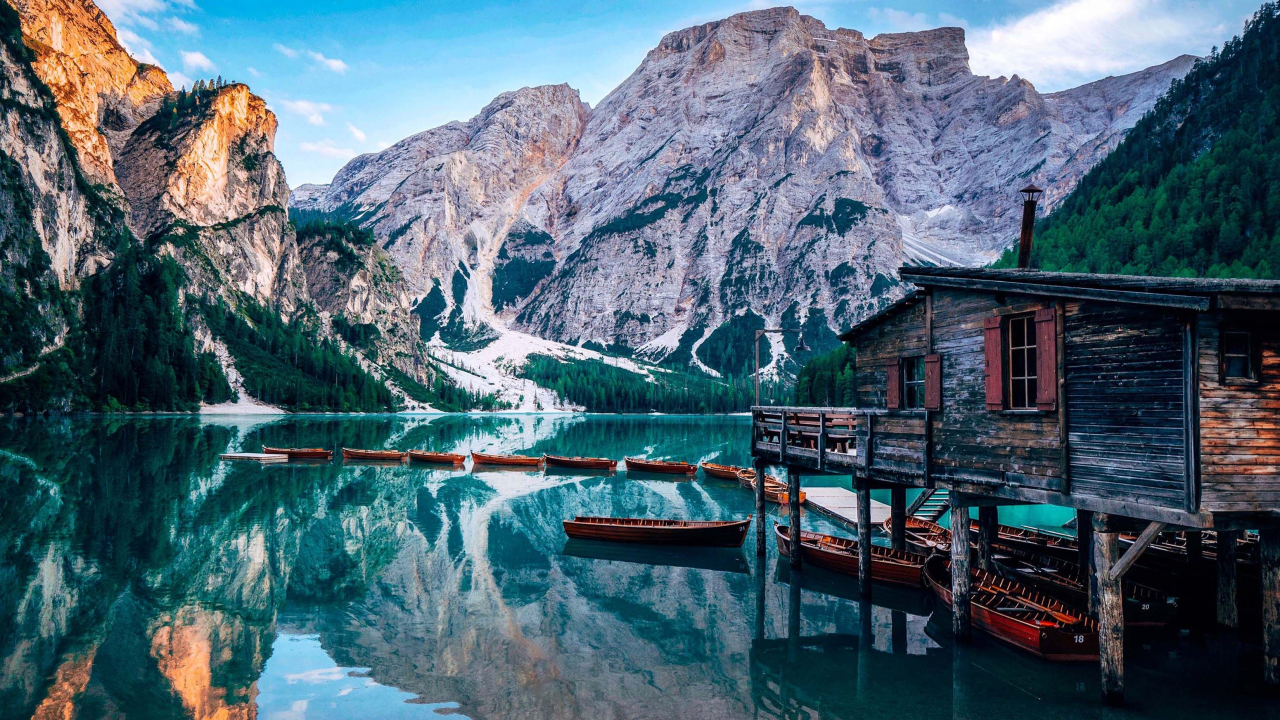
#> input picture images/4k.jpg, 3840 x 2160 px (shown at 1/3 size)
$ python seam_carving.py --input ../images/4k.jpg   (older library calls are emulated)
#> lines starting #> are read from the running program, lines starting #| are printed output that depends on the picture
import cv2
import numpy as np
import argparse
import random

def rgb_to_gray(rgb):
    return np.dot(rgb[..., :3], [0.2989, 0.5870, 0.1140])

def calc_img_energy(image):
    image = image.astype("float32")
    energy = np.absolute(cv2.Sobel(image, -1, 1, 0)) + np.absolute(cv2.Sobel(image, -1, 0, 1))
    energy_map = np.sum(energy, axis=2)
    return energy_map

# [181 lines left out: functions calc_seam_cost_forward, find_min_seam, find_index_seam, draw_seam, remove_seam, insert_seam and 7 more, not called in this run]

parser = argparse.ArgumentParser()
parser.add_argument("-i", "--input", type=str, default="D:\\Source\\seam-carving\\images\\clocks-fix.jpeg", help="Input image path")
parser.add_argument("-o", "--output", type=str, default="D:\\Source\\seam-carving\\images-out\\2.png", help="Output image path")
parser.add_argument("-l", "--location", type=int, default=80, help="Starting location for seam")

def main(args: argparse.Namespace):
    """Main function for testing seam calculation."""
    out_path = args.output
    img = cv2.imread(args.input, cv2.IMREAD_COLOR)
#> img is the input picture: shape (2160, 3840, 3); mean B, G, R 114.1, 100.5, 76.8

    a = calc_img_energy(img)
    a_r = cv2.resize(a, (160, 120), interpolation=cv2.INTER_AREA)
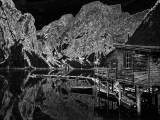
#> a_r: shape (120, 160) float32; min 0, max 1173.5, mean 276.8; drawn with min black and max white
    a_n = np.interp(a_r, (a_r.min(), a_r.max()), (0, 255))

    img = cv2.resize(img, (160, 120), interpolation=cv2.INTER_AREA)
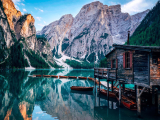
#> img: shape (120, 160, 3); mean B, G, R 114.1, 100.5, 76.8
    b = calc_img_energy(img)
#> in calc_img_energy (call 2), `energy = np.absolute(cv2.Sobel(image, -1, 1, 0)) + np.absolute(cv2.Sob..`:
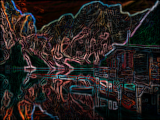
#> energy: shape (120, 160, 3) float32; mean B, G, R 154.8, 160.8, 190.3; drawn with min black and max white
#> in calc_img_energy (call 2), `energy_map = np.sum(energy, axis=2)`:
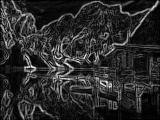
#> energy_map: shape (120, 160) float32; min 0, max 2946, mean 505.9; drawn with min black and max white
    b_n = np.interp(b, (b.min(), b.max()), (0, 255))

    cv2.imwrite(f"D:\\Source\\seam-carving\\images-out\\TEST1\\a.png", a)
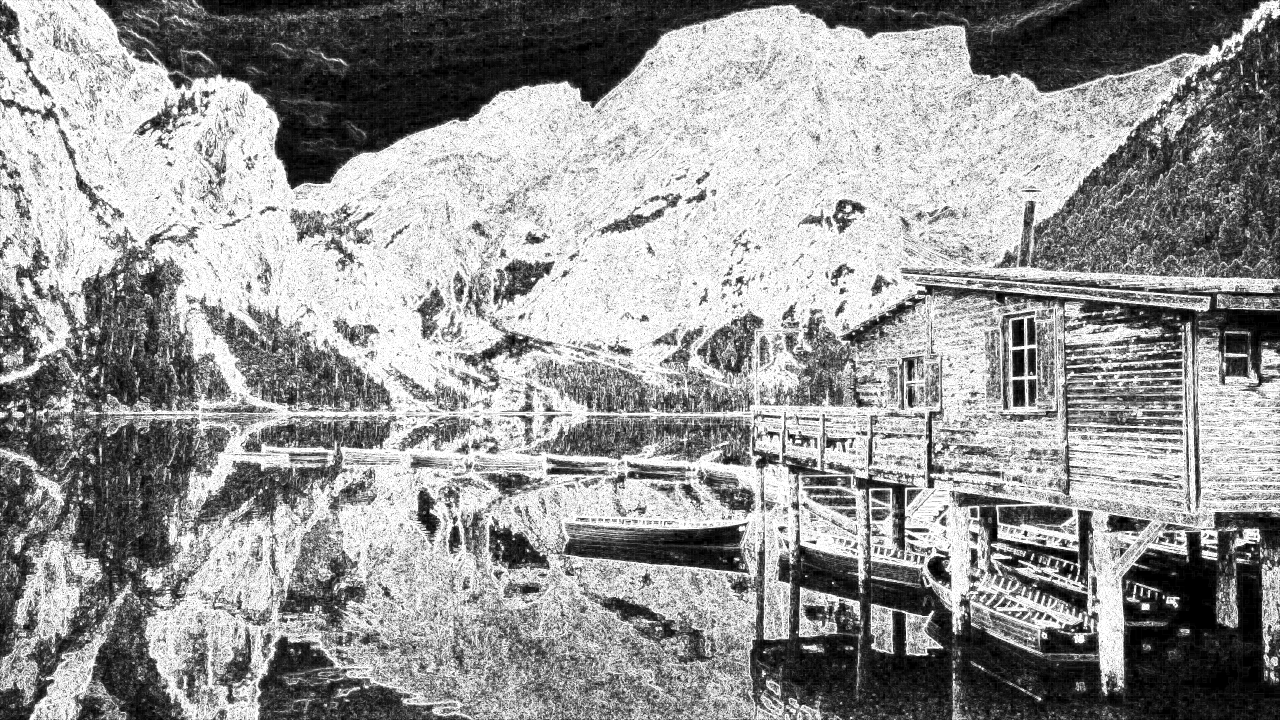
#> saved as a.png: shape (2160, 3840) (shown at 1/3 size); min 0, max 255, mean 151
    cv2.imwrite(f"D:\\Source\\seam-carving\\images-out\\TEST1\\ar.png", a_r)
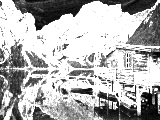
#> saved as ar.png: shape (120, 160); min 0, max 255, mean 177.8
    cv2.imwrite(f"D:\\Source\\seam-carving\\images-out\\TEST1\\b.png", b)
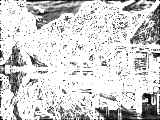
#> saved as b.png: shape (120, 160); min 0, max 255, mean 209.9
    cv2.imwrite(f"D:\\Source\\seam-carving\\images-out\\TEST1\\an.png", a_n)
    cv2.imwrite(f"D:\\Source\\seam-carving\\images-out\\TEST1\\bn.png", b_n)

    return

    # [8 lines of commented-out code are left out]

    start_seam_locations = get_random_starting_points(160, 30, 123)
    print(f"{start_seam_locations=}")
    end_image = seam_carve_image_from_points(img, start_seam_locations)

    cv2.imwrite(out_path, end_image)
    return

    test = np.interp(energy_map, (energy_map.min(), energy_map.max()), (0, 255))
    print(test.min())
    print(test.max())
    print(test)
    cv2.imwrite("D:\\Source\\seam-carving\\images-out\\clocks-test6.png", test)
    # energy_map = np.array([
    #     [1, 2, 3],
    #     [5, 6, 7]
    # ])

    columns = np.sum(energy_map, axis=0)
    lines = np.sum(energy_map, axis=1)

    columns = np.reshape(columns, (1, 160))
    lines = np.reshape(lines, (120, 1))

    columns = columns / 160
    lines = lines / 120

    # [7 lines of commented-out code are left out]

    final = np.matmul(lines, columns)
    print(final.min())
    print(final.max())
    final = np.interp(final, (final.min(), final.max()), (0, 255))
    # [6 lines of commented-out code are left out]

    cv2.imwrite(out_path, final)
    return

    # energy_map = cv2.resize(energy_map, (160, 120), interpolation=cv2.INTER_AREA)
    energy_map_forward, backtrack = calc_seam_cost_forward(energy_map)
    (min_seam, cost) = find_min_seam(energy_map_forward, backtrack)
    print(energy_map.max())
    print(energy_map.min())
    bgr_img_with_seam = draw_seam(img, min_seam)
    # cv2.imwrite(out_path, bgr_img_with_seam)
    img = remove_seam(img, min_seam)

if __name__ == "__main__":
    args = parser.parse_args()
    main(args)
